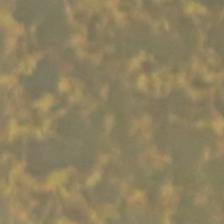
#> input picture train/1_0.JPG, 224 x 224 px; its folder holds only this picture in this run
$ jupyter execute --allow-errors 'Image Feature Extraction-Final-laplacian-canny-sobel.ipynb'   (shell and % lines are left out)   (older library calls are emulated)
#> lines starting #> are read from the running program, lines starting #| are printed output that depends on the picture; after the words box and inside, x2 and y2 are one past the last pixel; in counts of white or black regions, pixels touching at a corner belong together
[cell 1]
import numpy as np
import cv2
import matplotlib.pyplot as plt
import pandas as pd
import math
import re
from PIL import Image
import seaborn as sns
from numpy import var

[cell 2]
# get the list of all files in the folder - "train" and "val and test"
from os import listdir
from os.path import isfile, join
mypath = "F:\\Machine Learning\\Assignments\\Capstone Project - Bird Classification\\Bird_classification\\train"
onlyfiles = [f for f in listdir(mypath) if isfile(join(mypath, f)) and re.findall(r'JPG',f)]

mypath_test = "F:\\Machine Learning\\Assignments\\Capstone Project - Bird Classification\\Bird_classification\\val_and_test"
#> (the rest of this cell did not finish here and is left out)

#> (a cell that did not finish here is left out)

#> (a cell that did not finish here is left out)

[cell 5]
df = pd.DataFrame(columns = ['File','Covariance_l','Correlation_l','Var(x)_l','Var(y)_l','Angle1_l','Angle2_l',
                                    'Covariance_c','Correlation_c','Var(x)_c','Var(y)_c','Angle1_c','Angle2_c',
                                    'Covariance_sx','Correlation_sx','Var(x)_sx','Var(y)_sx','Angle1_sx','Angle2_sx',
                                    'Covariance_sy','Correlation_sy','Var(x)_sy','Var(y)_sy','Angle1_sy','Angle2_sy',
                             'BIRD'])
df

[cell 6]
def filter_value(type):

    if type=='laplacian':
        value = cv2.Laplacian(gray,cv2.CV_64F)
    elif type == 'canny':
        value = cv2.Canny(gray,100,200)
    elif type == 'sobelx':
        value = cv2.Sobel(gray,cv2.CV_64F,0,1,ksize=5)
    elif type == 'sobely':
        value = cv2.Sobel(gray,cv2.CV_64F,1,0,ksize=5)
    return value

[cell 7]
def edge_detect(gray,type):

        value = filter_value(type)
        _,thresh = cv2.threshold(value,15,255,cv2.THRESH_BINARY)
        x,y = np.nonzero(thresh)
        x = x - np.mean(x)
        y = y - np.mean(y)
        coords = np.vstack([x, y])
        cov = np.cov(coords)
        if np.any(np.isnan(cov)) == True:
            cov.fill(0)
        evals, evecs = np.linalg.eig(cov)
        sort_indices = np.argsort(evals)[::-1]
        x_v1, y_v1 = evecs[:, sort_indices[0]]
        x_v2, y_v2 = evecs[:, sort_indices[1]]
        angle1 = math.degrees(np.arctan(y_v1/x_v1))
        angle2 = math.degrees(np.arctan(y_v2/x_v2))

        return np.cov(x,y)[0][1],np.corrcoef(x,y)[0][1],var(x),var(y),angle1,angle2

[cell 8]
for i in range(len(onlyfiles)):

    try:
        file = onlyfiles[i]
        img = cv2.imread('train/'+file)
#> img is the input picture: shape (224, 224, 3); mean B, G, R 94.5, 128.3, 141.8
        gray = cv2.cvtColor(img,cv2.COLOR_BGR2GRAY)
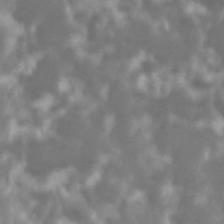
#> gray: shape (224, 224); min 110, max 160, mean 128.5
        cov_l,cor_l,varx_l,vary_l,angle1_l,angle2_l = edge_detect(gray,'laplacian')
#> in filter_value, `value = cv2.Laplacian(gray,cv2.CV_64F)`:
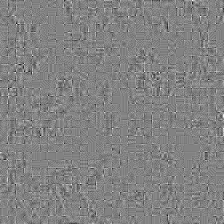
#> value: shape (224, 224) float64; min -23, max 22, mean 0; drawn with min black and max white
#> in edge_detect, `_,thresh = cv2.threshold(value,15,255,cv2.THRESH_BINARY)`:
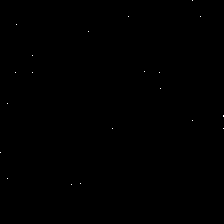
#> thresh: shape (224, 224) float64; 0.04% white in thin lines or dots, all inside (x1, y1, x2, y2) = (0, 0, 224, 185)
#> in edge_detect, `x,y = np.nonzero(thresh)`: x = 21 values from 0 to 184; y = 21 values, max 223 at index 12, min 0 at index 17, mean 109.7
#> in edge_detect, `x = x - np.mean(x)`: x = 21 values from -91.62 to 92.38
#> in edge_detect, `y = y - np.mean(y)`: y = 21 values, max 113.3 at index 12, min -109.7 at index 17, mean 4.74e-15
#> in edge_detect, `cov = np.cov(coords)`: cov = [[3186.3, -736.5], [-736.5, 6624.5]]
#> in edge_detect, `evals, evecs = np.linalg.eig(cov)`: evals = [3035.2, 6775.6]; evecs = [[-0.98, 0.201], [-0.201, -0.98]]
#> in edge_detect, `sort_indices = np.argsort(evals)[::-1]`: sort_indices = [1, 0]
#> in edge_detect, `x_v1, y_v1 = evecs[:, sort_indices[0]]`: x_v1 = 0.201; y_v1 = -0.98
#> in edge_detect, `x_v2, y_v2 = evecs[:, sort_indices[1]]`: y_v2 = -0.201
#> in edge_detect, `angle1 = math.degrees(np.arctan(y_v1/x_v1))`: angle1 = -78.4
#> in edge_detect, `angle2 = math.degrees(np.arctan(y_v2/x_v2))`: angle2 = 11.6
#> cov_l = -736.5; cor_l = -0.16; varx_l = 3034.6; vary_l = 6309.1; angle1_l = -78.4; angle2_l = 11.6
        cov_c,cor_c,varx_c,vary_c,angle1_c,angle2_c = edge_detect(gray,'canny')
#> in filter_value (call 2), `value = cv2.Canny(gray,100,200)`: value: shape (224, 224); every value is 0
#> cov_c = nan; cor_c = nan; varx_c = nan; vary_c = nan; angle1_c = 90; angle2_c = 0
        cov_sx,cor_sx,varx_sx,vary_sx,angle1_sx,angle2_sx = edge_detect(gray,'sobelx')
#> call 3 of edge_detect, with type = 'sobelx'
#> call 3 of filter_value, with type = 'sobelx'
#> in filter_value (call 3), `value = cv2.Sobel(gray,cv2.CV_64F,0,1,ksize=5)`:
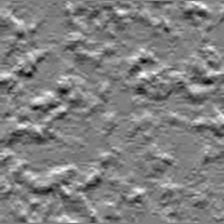
#> value: shape (224, 224) float64; min -803, max 797, mean 2.7; drawn with min black and max white
#> in edge_detect (call 3), `_,thresh = cv2.threshold(value,15,255,cv2.THRESH_BINARY)`:
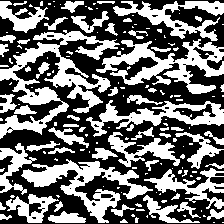
#> thresh: shape (224, 224) float64; 43.6% white; 153 white regions (95 under 20 px), largest, box (x1, y1, x2, y2) and area: (0, 30, 120, 139) 3995, (96, 39, 224, 94) 2707, (21, 159, 153, 223) 2521
#> in edge_detect (call 3), `cov = np.cov(coords)`: cov = [[4108.7, -88.91], [-88.91, 4323.1]]
#> in edge_detect (call 3), `evals, evecs = np.linalg.eig(cov)`: evals = [4076.7, 4355.1]; evecs = [[-0.941, 0.339], [-0.339, -0.941]]
#> in edge_detect (call 3), `x_v1, y_v1 = evecs[:, sort_indices[0]]`: x_v1 = 0.339; y_v1 = -0.941
#> in edge_detect (call 3), `x_v2, y_v2 = evecs[:, sort_indices[1]]`: y_v2 = -0.339
#> in edge_detect (call 3), `angle1 = math.degrees(np.arctan(y_v1/x_v1))`: angle1 = -70.16
#> in edge_detect (call 3), `angle2 = math.degrees(np.arctan(y_v2/x_v2))`: angle2 = 19.84
#> cov_sx = -88.91; cor_sx = -0.0211; varx_sx = 4108.6; vary_sx = 4322.9; angle1_sx = -70.16; angle2_sx = 19.84
        cov_sy,cor_sy,varx_sy,vary_sy,angle1_sy,angle2_sy = edge_detect(gray,'sobely')
#> call 4 of edge_detect, with type = 'sobely'
#> call 4 of filter_value, with type = 'sobely'
#> in filter_value (call 4), `value = cv2.Sobel(gray,cv2.CV_64F,1,0,ksize=5)`:
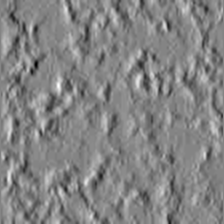
#> value: shape (224, 224) float64; min -1132, max 1047, mean -3.2; drawn with min black and max white
#> in edge_detect (call 4), `_,thresh = cv2.threshold(value,15,255,cv2.THRESH_BINARY)`:
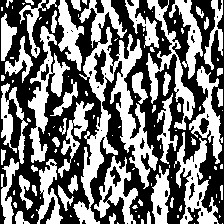
#> thresh: shape (224, 224) float64; 46.3% white; 111 white regions (62 under 20 px), largest, box (x1, y1, x2, y2) and area: (73, 0, 158, 224) 5415, (28, 26, 70, 163) 1732, (174, 132, 219, 224) 1568
#> in edge_detect (call 4), `cov = np.cov(coords)`: cov = [[4182.6, -24.48], [-24.48, 4054.1]]
#> in edge_detect (call 4), `evals, evecs = np.linalg.eig(cov)`: evals = [4187.1, 4049.6]; evecs = [[0.983, 0.181], [-0.181, 0.983]]
#> in edge_detect (call 4), `sort_indices = np.argsort(evals)[::-1]`: sort_indices = [0, 1]
#> in edge_detect (call 4), `x_v1, y_v1 = evecs[:, sort_indices[0]]`: x_v1 = 0.983; y_v1 = -0.181
#> in edge_detect (call 4), `x_v2, y_v2 = evecs[:, sort_indices[1]]`: x_v2 = 0.181; y_v2 = 0.983
#> in edge_detect (call 4), `angle1 = math.degrees(np.arctan(y_v1/x_v1))`: angle1 = -10.43
#> in edge_detect (call 4), `angle2 = math.degrees(np.arctan(y_v2/x_v2))`: angle2 = 79.57
#> cov_sy = -24.48; cor_sy = -0.00594; varx_sy = 4182.4; vary_sy = 4054; angle1_sy = -10.43; angle2_sy = 79.57
        bird = re.findall(r'\d',onlyfiles[i])[-1]
        df = df.append({'File':file,'Covariance_l':cov_l,'Correlation_l':cor_l,'Var(x)_l':varx_l,'Var(y)_l':vary_l,'Angle1_l':angle1_l,'Angle2_l':angle2_l,
                                    'Covariance_c':cov_c,'Correlation_c':cor_c,'Var(x)_c':varx_c,'Var(y)_c':vary_c,'Angle1_c':angle1_c,'Angle2_c':angle2_c,
                                    'Covariance_sx':cov_sx,'Correlation_sx':cor_sx,'Var(x)_sx':varx_sx,'Var(y)_sx':vary_sx,'Angle1_sx':angle1_sx,'Angle2_sx':angle2_sx,
                                    'Covariance_sy':cov_sy,'Correlation_sy':cor_sy,'Var(x)_sy':varx_sy,'Var(y)_sy':vary_sy,'Angle1_sy':angle1_sy,'Angle2_sy':angle2_sy,
                        'BIRD':bird},ignore_index=True)

    except:
        print('some error at: ',i)
        continue

$ run again, on train/3_0.JPG
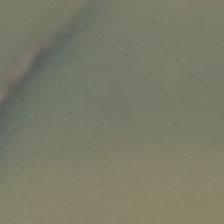
#> input picture train/3_0.JPG, 224 x 224 px
#> img is the input picture: shape (224, 224, 3); mean B, G, R 103.9, 123.6, 122.1
#> thresh: shape (224, 224) float64; 0% white in thin lines or dots, all inside (x1, y1, x2, y2) = (184, 15, 185, 16)
#> in edge_detect, `x,y = np.nonzero(thresh)`: x = [15]; y = [184]
#> in edge_detect, `x = x - np.mean(x)`: x = [0]
#> coords = [0, 0]
#> cov = [[nan, nan], [nan, nan]]
#> evals = [0, 0]; evecs = [[1, 0], [0, 1]]
#> sort_indices = [1, 0]
#> x_v1 = 0; y_v1 = 1
#> y_v2 = 0
#> angle1 = 90
#> angle2 = 0
#> cov_l = nan; varx_l = 0; angle1_l = 90; angle2_l = 0
#> cov_c = nan; angle1_c = 90; angle2_c = 0
#> in edge_detect (call 3), `_,thresh = cv2.threshold(value,15,255,cv2.THRESH_BINARY)`:
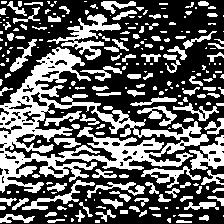
#> thresh: shape (224, 224) float64; 37.8% white; 232 white regions (118 under 20 px), largest, box (x1, y1, x2, y2) and area: (0, 47, 209, 193) 8388, (47, 14, 121, 60) 962, (189, 135, 224, 170) 622
#> in edge_detect (call 3), `x,y = np.nonzero(thresh)`: x = 18942 values from 1 to 222; y = 18942 values, max 223 at index 871, min 0 at index 512, mean 103
#> in edge_detect (call 3), `x = x - np.mean(x)`: x = 18942 values from -118.3 to 102.7
#> in edge_detect (call 3), `y = y - np.mean(y)`: y = 18942 values, max 120 at index 871, min -103 at index 512, mean 7.2e-15
#> cov = [[3370.4, 175.7], [175.7, 4211.8]]
#> evals = [3335.1, 4247]; evecs = [[-0.98, -0.197], [0.197, -0.98]]
#> x_v1 = -0.197; y_v1 = -0.98
#> y_v2 = 0.197
#> angle1 = 78.66
#> angle2 = -11.34
#> cov_sx = 175.7; cor_sx = 0.0466; varx_sx = 3370.2; vary_sx = 4211.6; angle1_sx = 78.66; angle2_sx = -11.34
#> in edge_detect (call 4), `_,thresh = cv2.threshold(value,15,255,cv2.THRESH_BINARY)`:
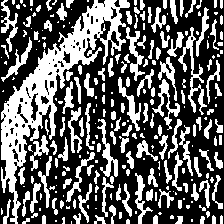
#> thresh: shape (224, 224) float64; 37.6% white; 254 white regions (109 under 20 px), largest, box (x1, y1, x2, y2) and area: (1, 0, 130, 224) 6075, (178, 27, 207, 115) 555, (97, 119, 118, 177) 368
#> in edge_detect (call 4), `x,y = np.nonzero(thresh)`: x = 18857 values from 0 to 223; y = 18857 values, max 222 at index 81, min 1 at index 163, mean 102
#> in edge_detect (call 4), `x = x - np.mean(x)`: x = 18857 values from -106.9 to 116.1
#> in edge_detect (call 4), `y = y - np.mean(y)`: y = 18857 values, max 120 at index 81, min -101 at index 163, mean 2.7e-15
#> cov = [[3903.7, -171], [-171, 4082.8]]
#> evals = [3800.2, 4186.3]; evecs = [[-0.856, 0.518], [-0.518, -0.856]]
#> x_v1 = 0.518; y_v1 = -0.856
#> y_v2 = -0.518
#> angle1 = -58.82
#> angle2 = 31.18
#> cov_sy = -171; cor_sy = -0.0428; varx_sy = 3903.5; vary_sy = 4082.6; angle1_sy = -58.82; angle2_sy = 31.18

$ run again, on train/3_1.JPG
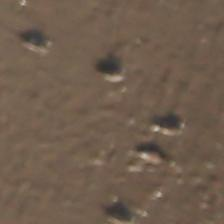
#> input picture train/3_1.JPG, 224 x 224 px
#> img is the input picture: shape (224, 224, 3); mean B, G, R 77.9, 93.8, 112.4
#> thresh: shape (224, 224) float64; 0.26% white in thin lines or dots, all inside (x1, y1, x2, y2) = (16, 0, 208, 224)
#> in edge_detect, `x,y = np.nonzero(thresh)`: x = 128 values from 0 to 223; y = 128 values, max 207 at index 89, min 16 at index 5, mean 120.8
#> in edge_detect, `x = x - np.mean(x)`: x = 128 values from -130.4 to 92.62
#> in edge_detect, `y = y - np.mean(y)`: y = 128 values, max 86.16 at index 89, min -104.8 at index 5, mean 0
#> cov = [[4811.9, 2674.7], [2674.7, 2528.1]]
#> evals = [6578.2, 761.7]; evecs = [[0.834, -0.551], [0.551, 0.834]]
#> sort_indices = [0, 1]
#> x_v1 = 0.834; y_v1 = 0.551
#> x_v2 = -0.551; y_v2 = 0.834
#> angle1 = 33.44
#> angle2 = -56.56
#> cov_l = 2674.7; cor_l = 0.767; varx_l = 4774.3; vary_l = 2508.3; angle1_l = 33.44; angle2_l = -56.56
#> in filter_value (call 2), `value = cv2.Canny(gray,100,200)`:
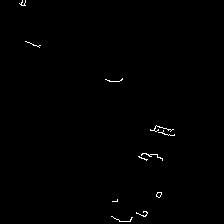
#> value: shape (224, 224); 0.48% white in thin lines or dots, all inside (x1, y1, x2, y2) = (19, 0, 175, 222)
#> cov_c = 1989.7; cor_c = 0.689; varx_c = 4052.2; vary_c = 2040.2; angle1_c = 31.54; angle2_c = -58.46
#> thresh: shape (224, 224) float64; 42.6% white; 140 white regions (72 under 20 px), largest, box (x1, y1, x2, y2) and area: (0, 125, 224, 171) 2837, (17, 68, 224, 134) 2590, (79, 36, 186, 104) 1513
#> cov_sx = 11.39; cor_sx = 0.00271; varx_sx = 4185.5; vary_sx = 4228.2; angle1_sx = 75.98; angle2_sx = -14.02
#> in edge_detect (call 4), `_,thresh = cv2.threshold(value,15,255,cv2.THRESH_BINARY)`:
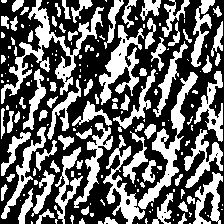
#> thresh: shape (224, 224) float64; 40.5% white; 181 white regions (99 under 20 px), largest, box (x1, y1, x2, y2) and area: (1, 0, 104, 104) 2120, (138, 72, 198, 209) 1545, (99, 25, 144, 105) 1316
#> cov = [[4147.8, 35.24], [35.24, 4115.1]]
#> evals = [4170.3, 4092.6]; evecs = [[0.843, -0.538], [0.538, 0.843]]
#> sort_indices = [0, 1]
#> x_v1 = 0.843; y_v1 = 0.538
#> x_v2 = -0.538; y_v2 = 0.843
#> angle1 = 32.54
#> angle2 = -57.46
#> cov_sy = 35.24; cor_sy = 0.00853; varx_sy = 4147.6; vary_sy = 4114.8; angle1_sy = 32.54; angle2_sy = -57.46

$ run again, on train/4_0.JPG
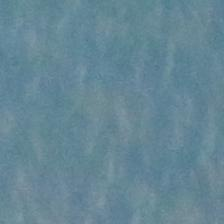
#> input picture train/4_0.JPG, 224 x 224 px
#> img is the input picture: shape (224, 224, 3); mean B, G, R 149.1, 134.5, 101.1
#> thresh: shape (224, 224) float64; 0.49% white in thin lines or dots
#> in edge_detect, `x,y = np.nonzero(thresh)`: x = 246 values from 0 to 216; y = 246 values, max 223 at index 172, min 0 at index 78, mean 106.4
#> in edge_detect, `x = x - np.mean(x)`: x = 246 values from -110.1 to 105.9
#> in edge_detect, `y = y - np.mean(y)`: y = 246 values, max 116.6 at index 172, min -106.4 at index 78, mean -5.55e-15
#> cov = [[4033.1, 475.5], [475.5, 4171.3]]
#> evals = [3621.7, 4582.7]; evecs = [[-0.756, -0.654], [0.654, -0.756]]
#> sort_indices = [1, 0]
#> x_v1 = -0.654; y_v1 = -0.756
#> y_v2 = 0.654
#> angle1 = 49.13
#> angle2 = -40.87
#> cov_l = 475.5; cor_l = 0.116; varx_l = 4016.7; vary_l = 4154.4; angle1_l = 49.13; angle2_l = -40.87
#> cov_c = nan; angle1_c = 90; angle2_c = 0
#> thresh: shape (224, 224) float64; 45.3% white; 248 white regions (158 under 20 px), largest, box (x1, y1, x2, y2) and area: (0, 134, 224, 223) 5791, (49, 39, 171, 110) 2885, (114, 1, 224, 69) 1716
#> cov_sx = 17.61; cor_sx = 0.0042; varx_sx = 4207.5; vary_sx = 4169.7; angle1_sx = 21.5; angle2_sx = -68.5
#> in edge_detect (call 4), `_,thresh = cv2.threshold(value,15,255,cv2.THRESH_BINARY)`:
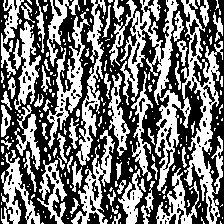
#> thresh: shape (224, 224) float64; 45.5% white; 244 white regions (180 under 20 px), largest, box (x1, y1, x2, y2) and area: (155, 0, 223, 224) 4289, (109, 0, 179, 105) 2548, (76, 0, 106, 166) 1451
#> cov = [[4205.7, 20.41], [20.41, 4156.4]]
#> evals = [4213.1, 4149]; evecs = [[0.941, -0.339], [0.339, 0.941]]
#> x_v1 = 0.941; y_v1 = 0.339
#> x_v2 = -0.339; y_v2 = 0.941
#> angle1 = 19.8
#> angle2 = -70.2
#> cov_sy = 20.41; cor_sy = 0.00488; varx_sy = 4205.5; vary_sy = 4156.2; angle1_sy = 19.8; angle2_sy = -70.2
